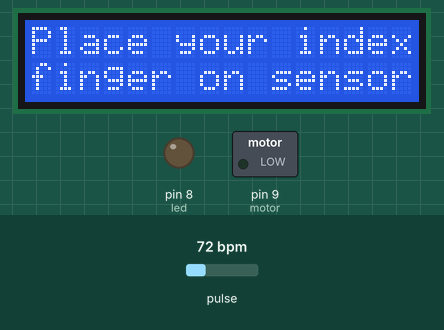
Recording of a sketch running on a simulated Arduino Uno, built with avr-gcc and run on an emulated ATmega328P. Shown: 16×2 character LCD, switched loads named in the sketch (green lamp = pin HIGH), output pins drawn as LEDs (lit = HIGH). Inputs (shaded band) come from the test bench; at power-on: pulse 72 bpm. What the sketch prints to the serial monitor is not drawn.

Above: at 1.7 s.
At 4.8 s:
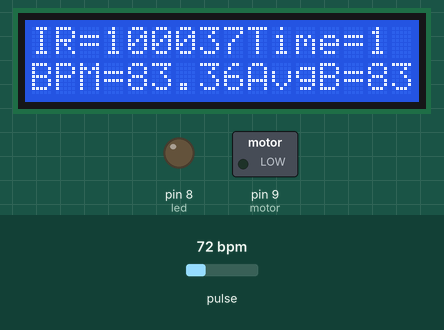
4.9 s: pulse set to 42 bpm
At 5.7 s:
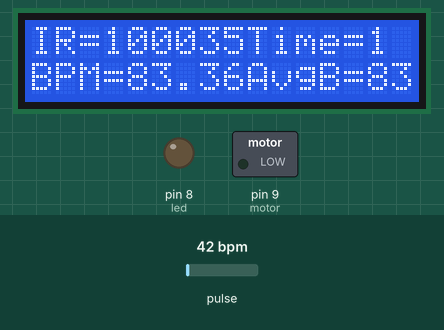
8.0 s: pulse set to 70 bpm
At 8.5 s:
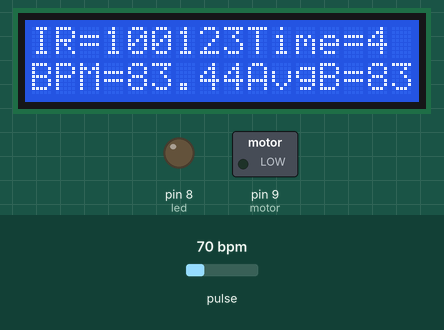
10.1 s: pulse set to 100 bpm
At 10.7 s:
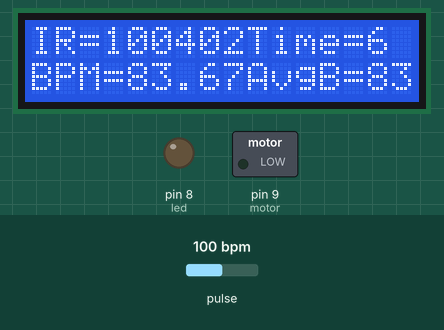
Timing chart, 0 to 13.1 s (numbered marks = the images above; inputs shaded):
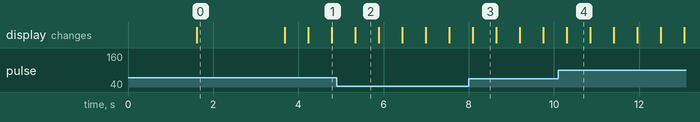

Measured:
- what the display in image 0 shows lasts 2.1 s, from 1.6 s to 3.7 s
- what the display in image 2 shows lasts 0.6 s, from 5.3 s to 5.9 s

The sketch:

heart_rate.ino
```cpp
#include <Wire.h>
#include "MAX30105.h"
#include "heartRate.h"
#include <LiquidCrystal_I2C.h>

MAX30105 particleSensor;
LiquidCrystal_I2C lcd(0x27, 16, 2);

const byte RATE_SIZE = 4; //Increase this for more averaging. 4 is good.
byte rates[RATE_SIZE];
byte rateSpot = 0;
long lastBeat = 0;

int motor = 9; // motor pin
int led = 8; //led pin

float beatsPerMinute;
int beatAvg;


void setup()
{

  Serial.begin(9600);
  Serial.println("Initializing...");

  pinMode(motor,OUTPUT);
  pinMode(led, OUTPUT);

  // Initialize sensor
  if (!particleSensor.begin(Wire, I2C_SPEED_FAST,0x57))
  {
    Serial.println("MAX30105 was not found. Please check wiring/power. ");
    while (1);
  }

  particleSensor.setup();
  particleSensor.setPulseAmplitudeRed(0x0A);
  particleSensor.setPulseAmplitudeGreen(0);

  lcd.init();
  lcd.backlight();
  lcd.setCursor(1, 0);
  lcd.print("Initializing");
  lcd.setCursor(3,1);
  lcd.print(".........");
  Serial.println("Place your index finger on the sensor with steady pressure.");
  Serial.println("");

  delay(1500);

  lcd.clear();
  lcd.print("Place your index");
  lcd.setCursor(0,1);
  lcd.print("finger on sensor");


  delay(2000);
}

void loop()
{
  long irValue = particleSensor.getIR();

  if (checkForBeat(irValue) == true)
  {
    //We sensed a beat!
    long delta = millis() - lastBeat;
    lastBeat = millis();

    beatsPerMinute = 60 / (delta / 1000.0);

    if (beatsPerMinute < 255 && beatsPerMinute > 20)
    {
      rates[rateSpot++] = (byte)beatsPerMinute; //Store this reading in the array
      rateSpot %= RATE_SIZE; //Wrap variable

      //Take average of readings
      beatAvg = 0;
      for (byte x = 0 ; x < RATE_SIZE ; x++)
        beatAvg += rates[x];
      beatAvg /= RATE_SIZE;
    }
  }

if (irValue > 50000) //change for IR value threshold
{
      unsigned long currentTime = 0;
      unsigned long pastTime = 0;

      pastTime = currentTime;
      currentTime = millis();
      unsigned long timePassed = ((currentTime - pastTime)- 3700)/1000;
      unsigned long oneMinute = 60; //change value to any seconds threshold
      unsigned long interval = timePassed - oneMinute;

      beatAvg = 0;
      float beatAvg1;
      for (int l = 0; l < RATE_SIZE; l++)
      {

      beatsPerMinute = irValue / 1200.00;
      beatAvg1 += beatsPerMinute;
      }

      beatAvg = beatAvg1 / RATE_SIZE;

      lcd.clear();
      Serial.print("IR = ");
      Serial.println(irValue);
      Serial.print("BPM = ");
      Serial.println(beatsPerMinute);
      Serial.print("Average BPM = ");
      Serial.println(beatAvg);

      Serial.print("Time Elapsed: ");
      Serial.print(timePassed);
      Serial.print(" seconds");
      Serial.println("");
      Serial.println("");

      lcd.print("IR=");
      lcd.print(irValue);
      lcd.setCursor(9,0);
      lcd.print("Time=");
      lcd.print(timePassed);
      lcd.setCursor(0,1);
      lcd.print("BPM=");
      lcd.print(beatsPerMinute);
      lcd.setCursor(9,1);
      lcd.print("AvgB=");
      lcd.print(beatAvg);

      delay(500);

  if (interval == oneMinute || timePassed == oneMinute)
  {

      Serial.print("One Minute passed!");
      Serial.println("");
      lcd.clear();
      lcd.setCursor(3,0);
      lcd.print("One Minute");
      lcd.setCursor(5,1);
      lcd.print("Passed!");
      delay(1000);

      lcd.clear();
      lcd.setCursor(1,0);
      lcd.print("Average BPM :");
      lcd.setCursor(7,1);
      lcd.print(beatAvg);
      delay(1000);

      if(beatAvg < 50) //change value to any threshold BPM
      {
        digitalWrite(motor, HIGH);
        digitalWrite(led, HIGH);
        Serial.print("Alarm ON");
        delay(500);
      }
      else
      {
        digitalWrite(motor, LOW);
        digitalWrite(led, LOW);
      }
      delay(1000);
  }
}


else{
        irValue = 0;
        Serial.println("Please Insert Finger");
        lcd.clear();
        lcd.setCursor(1,0);
        lcd.print("Please insert");
        lcd.setCursor(5,1);
        lcd.print("Finger");
        delay(200);
}


}
```

heartRate.h
```cpp
/*
 Optical Heart Rate Detection (PBA Algorithm)
 By: Nathan Seidle
 SparkFun Electronics
 Date: October 2nd, 2016

 Given a series of IR samples from the MAX30105 we discern when a heart beat is occurring

 Let's have a brief chat about what this code does. We're going to try to detect
 heart-rate optically. This is tricky and prone to give false readings. We really don't
 want to get anyone hurt so use this code only as an example of how to process optical
 data. Build fun stuff with our MAX30105 breakout board but don't use it for actual
 medical diagnosis.

 Excellent background on optical heart rate detection:
 http://www.ti.com/lit/an/slaa655/slaa655.pdf

 Good reading:
 http://www.techforfuture.nl/fjc_documents/mitrabaratchi-measuringheartratewithopticalsensor.pdf
 https://fruct.org/publications/fruct13/files/Lau.pdf

 This is an implementation of Maxim's PBA (Penpheral Beat Amplitude) algorithm. It's been
 converted to work within the Arduino framework.
*/

/* Copyright (C) 2016 Maxim Integrated Products, Inc., All Rights Reserved.
*
* Permission is hereby granted, free of charge, to any person obtaining a
* copy of this software and associated documentation files (the "Software"),
* to deal in the Software without restriction, including without limitation
* the rights to use, copy, modify, merge, publish, distribute, sublicense,
* and/or sell copies of the Software, and to permit persons to whom the
* Software is furnished to do so, subject to the following conditions:
*
* The above copyright notice and this permission notice shall be included
* in all copies or substantial portions of the Software.
*
* THE SOFTWARE IS PROVIDED "AS IS", WITHOUT WARRANTY OF ANY KIND, EXPRESS
* OR IMPLIED, INCLUDING BUT NOT LIMITED TO THE WARRANTIES OF
* MERCHANTABILITY, FITNESS FOR A PARTICULAR PURPOSE AND NONINFRINGEMENT.
* IN NO EVENT SHALL MAXIM INTEGRATED BE LIABLE FOR ANY CLAIM, DAMAGES
* OR OTHER LIABILITY, WHETHER IN AN ACTION OF CONTRACT, TORT OR OTHERWISE,
* ARISING FROM, OUT OF OR IN CONNECTION WITH THE SOFTWARE OR THE USE OR
* OTHER DEALINGS IN THE SOFTWARE.
*
* Except as contained in this notice, the name of Maxim Integrated
* Products, Inc. shall not be used except as stated in the Maxim Integrated
* Products, Inc. Branding Policy.
*
* The mere transfer of this software does not imply any licenses
* of trade secrets, proprietary technology, copyrights, patents,
* trademarks, maskwork rights, or any other form of intellectual
* property whatsoever. Maxim Integrated Products, Inc. retains all
* ownership rights.
*
*/

#if (ARDUINO >= 100)
 #include "Arduino.h"
#else
 #include "WProgram.h"
#endif

bool checkForBeat(int32_t sample);
int16_t averageDCEstimator(int32_t *p, uint16_t x);
int16_t lowPassFIRFilter(int16_t din);
int32_t mul16(int16_t x, int16_t y);
```
